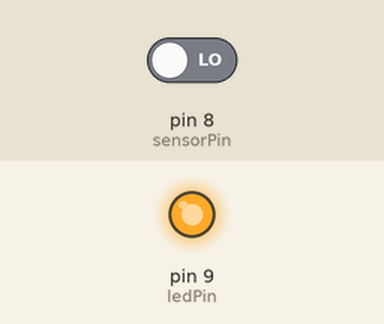
Recording of a sketch running on a simulated Arduino Uno, built with avr-gcc and run on an emulated ATmega328P. On the bench: output pins drawn as LEDs (lit = HIGH). Inputs (shaded band) come from the test bench; at power-on: pin 8 (sensorPin) LOW.

Above: at 1.2 s.
1.3 s: pin 8 (sensorPin) driven HIGH
At 2.6 s:
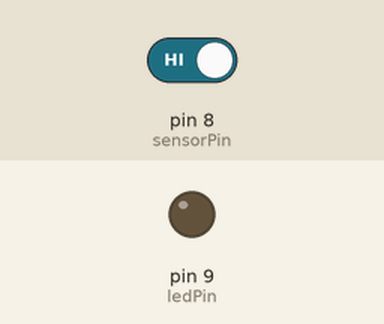
2.9 s: pin 8 (sensorPin) driven LOW
At 4.0 s:
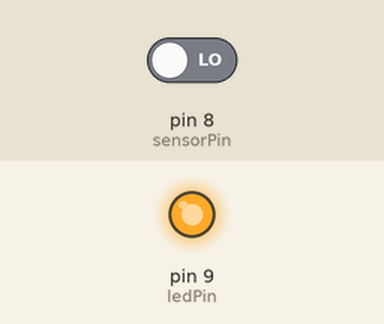
Timing chart, 0 to 5.9 s (numbered marks = the images above; inputs shaded):
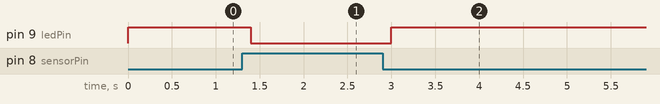

The sketch:

sesuygulama1.ino
```cpp
int ledPin=9;
int sensorPin=8;

void setup() {
  pinMode(sensorPin,INPUT);
  pinMode(ledPin,OUTPUT);
  Serial.begin(9600);

}

void loop() {
  int deger=digitalRead(sensorPin);
  if(deger>0)
  {
    digitalWrite(ledPin,LOW);
    delay(200);

  }
  else
  {
    digitalWrite(ledPin,HIGH);
    delay(200);
  }
}
```

Measured:
- after the input at 1.3 s, pin 9 (ledPin): HIGH → LOW after 0.10 s
- after the input at 2.9 s, pin 9 (ledPin): LOW → HIGH after 0.10 s
